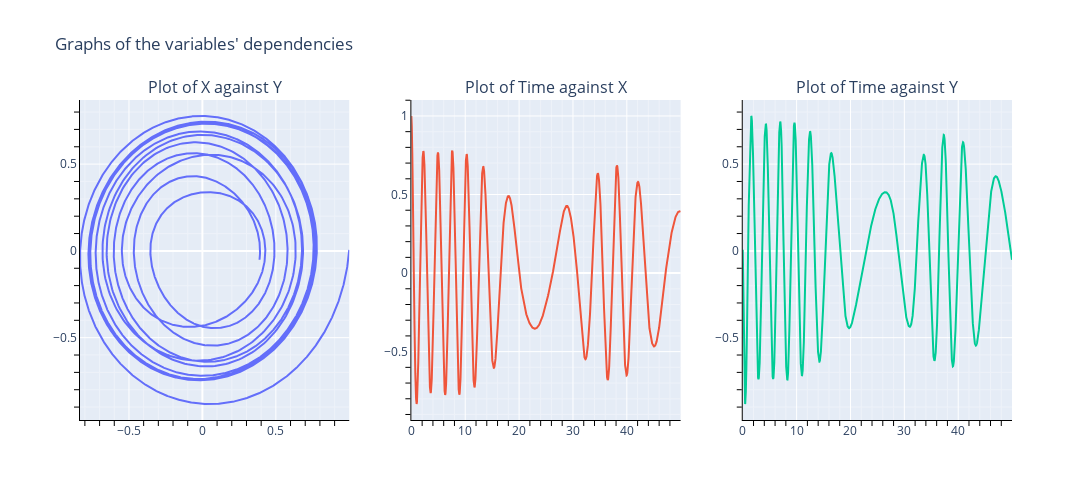

The code cell stored with this chart in its notebook:
### Code cell
fig = make_subplots(
    rows=1, cols=3,    
    subplot_titles=("Plot of X against Y", "Plot of Time against X", "Plot of Time against Y")
    )

fig.add_trace(
    go.Scatter(x=x, y=y, mode="lines", name=""),  
    row=1, col=1,
)
fig.add_trace(
    go.Scatter(x=t, y=x, mode="lines", name=""),   
    row=1, col=2,
)
fig.add_trace(
    go.Scatter(x=t, y=y, mode="lines", name=""),   
    row=1, col=3,
)
fig.update_xaxes(
    showline=True,
    linewidth=1,
    linecolor="black",
    minor=dict(ticklen=5, tickcolor="black", showgrid=True),
)
fig.update_yaxes(
    showline=True,
    linewidth=1,
    linecolor="black",
    minor=dict(ticklen=5, tickcolor="black", showgrid=True),
)
fig.update_layout(height=500, width=1500, title_text="Graphs of the variables' dependencies", showlegend=False)
fig.show()

fig.write_image(media_dir + file_name + "_all" + ".pdf")

### Figure 1 — Plotly figure (JSON) as saved in the notebook; plotly's stock layout.template omitted (floating-point values rounded to 4 significant figures; data arrays with more than 128 entries replaced by an {"elided": "..."} marker saying what was removed)
{"data": [{"mode": "lines", "name": "", "type": "scatter", "x": {"elided": "11408 float values"}, "xaxis": "x", "y": {"elided": "11408 float values"}, "yaxis": "y"}, {"mode": "lines", "name": "", "type": "scatter", "x": {"elided": "11408 float values"}, "xaxis": "x2", "y": {"elided": "11408 float values"}, "yaxis": "y2"}, {"mode": "lines", "name": "", "type": "scatter", "x": {"elided": "11408 float values"}, "xaxis": "x3", "y": {"elided": "11408 float values"}, "yaxis": "y3"}], "layout": {"annotations": [{"font": {"size": 16}, "showarrow": false, "text": "Plot of X against Y", "x": 0.1444, "xanchor": "center", "xref": "paper", "y": 1, "yanchor": "bottom", "yref": "paper"}, {"font": {"size": 16}, "showarrow": false, "text": "Plot of Time against X", "x": 0.5, "xanchor": "center", "xref": "paper", "y": 1, "yanchor": "bottom", "yref": "paper"}, {"font": {"size": 16}, "showarrow": false, "text": "Plot of Time against Y", "x": 0.8556, "xanchor": "center", "xref": "paper", "y": 1, "yanchor": "bottom", "yref": "paper"}], "height": 500, "showlegend": false, "title": {"text": "Graphs of the variables' dependencies"}, "width": 1500, "xaxis": {"anchor": "y", "domain": [0, 0.2889], "linecolor": "black", "linewidth": 1, "minor": {"showgrid": true, "tickcolor": "black", "ticklen": 5}, "showline": true}, "xaxis2": {"anchor": "y2", "domain": [0.3556, 0.6444], "linecolor": "black", "linewidth": 1, "minor": {"showgrid": true, "tickcolor": "black", "ticklen": 5}, "showline": true}, "xaxis3": {"anchor": "y3", "domain": [0.7111, 1], "linecolor": "black", "linewidth": 1, "minor": {"showgrid": true, "tickcolor": "black", "ticklen": 5}, "showline": true}, "yaxis": {"anchor": "x", "domain": [0, 1], "linecolor": "black", "linewidth": 1, "minor": {"showgrid": true, "tickcolor": "black", "ticklen": 5}, "showline": true}, "yaxis2": {"anchor": "x2", "domain": [0, 1], "linecolor": "black", "linewidth": 1, "minor": {"showgrid": true, "tickcolor": "black", "ticklen": 5}, "showline": true}, "yaxis3": {"anchor": "x3", "domain": [0, 1], "linecolor": "black", "linewidth": 1, "minor": {"showgrid": true, "tickcolor": "black", "ticklen": 5}, "showline": true}}}
